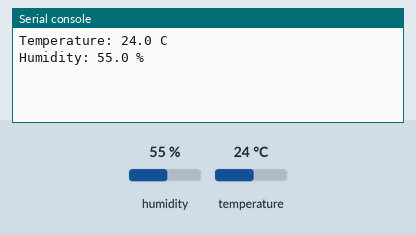
A program run on a simulated Raspberry Pi Pico running CircuitPython. Parts: the last lines printed to the serial console. The inputs (shaded band) are chosen by the test bench; at power-on: humidity 55 %, temperature 24 °C.

Above: at 1.2 s.
1.3 s: humidity set to 22 %
At 2.6 s:
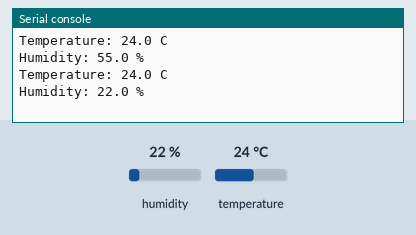
4.1 s: temperature set to 12 °C
At 4.1 s:
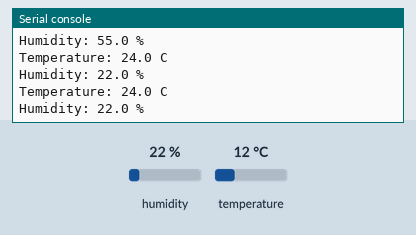
6.9 s: humidity set to 40 %
At 8.4 s:
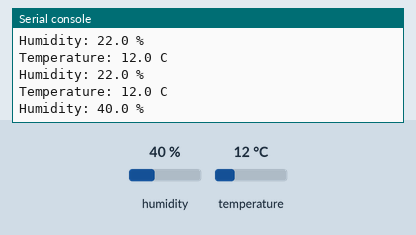
Timing chart, 0 to 9.9 s (numbered marks = the images above; inputs shaded):
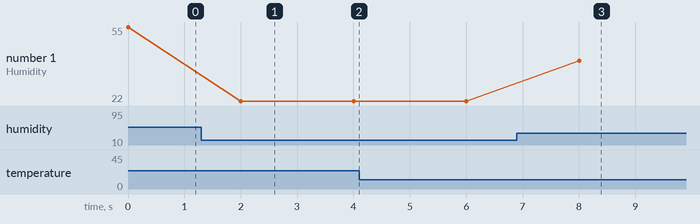

Measured:
- after the input at 1.3 s, the serial console: prints a new line after 0.70 s (image 1)
- after the input at 6.9 s, the serial console: prints a new line after 1.1 s (image 3)
- plotted number 1: 55 → 22 after the input at 1.3 s, 22 → 40 after the input at 6.9 s

The program:

i2c_SHT30-DIS.py
```python
# (licence header left out)
import time

import board
import busio
from adafruit_sht31d import SHT31D

# log the board characteristics
# dir(board)

i2c1 = busio.I2C(board.GP15, board.GP14)
sht_sensor = SHT31D(i2c1)

loopcount = 0

while True:
    print("Temperature: %0.1f C" % sht_sensor.temperature)
    print("Humidity: %0.1f %%" % sht_sensor.relative_humidity)
    loopcount += 1
    time.sleep(2)
    if loopcount == 10:
        loopcount = 0
        sht_sensor.heater = True
        print("Sensor Heater status: %s" % sht_sensor.heater)
        time.sleep(1)
        sht_sensor.heater = True
        print("Sensor Heater status: %s" % sht_sensor.heater)
```
